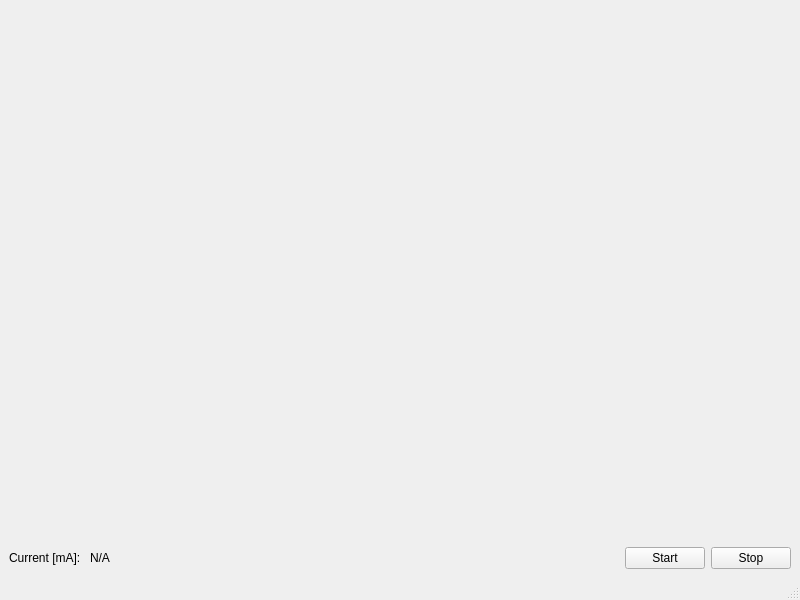
<?xml version="1.0" encoding="UTF-8"?>
<ui version="4.0">
 <class>MainWindow</class>
 <widget class="QMainWindow" name="MainWindow">
  <property name="geometry">
   <rect>
    <x>0</x>
    <y>0</y>
    <width>800</width>
    <height>600</height>
   </rect>
  </property>
  <property name="windowTitle">
   <string>MainWindow</string>
  </property>
  <widget class="QWidget" name="centralwidget">
   <layout class="QGridLayout" name="gridLayout">
    <item row="0" column="0" colspan="5">
     <widget class="QwtPlot" name="qwtPlot"/>
    </item>
    <item row="1" column="0">
     <widget class="QLabel" name="label">
      <property name="text">
       <string>Current [mA]: </string>
      </property>
     </widget>
    </item>
    <item row="1" column="1">
     <widget class="QLabel" name="label_current">
      <property name="text">
       <string>N/A</string>
      </property>
     </widget>
    </item>
    <item row="1" column="2">
     <spacer name="horizontalSpacer">
      <property name="orientation">
       <enum>Qt::Horizontal</enum>
      </property>
      <property name="sizeHint" stdset="0">
       <size>
        <width>491</width>
        <height>20</height>
       </size>
      </property>
     </spacer>
    </item>
    <item row="1" column="3">
     <widget class="QPushButton" name="pushButton_start">
      <property name="text">
       <string>Start</string>
      </property>
     </widget>
    </item>
    <item row="1" column="4">
     <widget class="QPushButton" name="pushButton_stop">
      <property name="text">
       <string>Stop</string>
      </property>
     </widget>
    </item>
   </layout>
  </widget>
  <widget class="QStatusBar" name="statusbar"/>
 </widget>
 <customwidgets>
  <customwidget>
   <class>QwtPlot</class>
   <extends>QFrame</extends>
   <header>qwt_plot.h</header>
  </customwidget>
 </customwidgets>
 <resources/>
 <connections/>
</ui>
